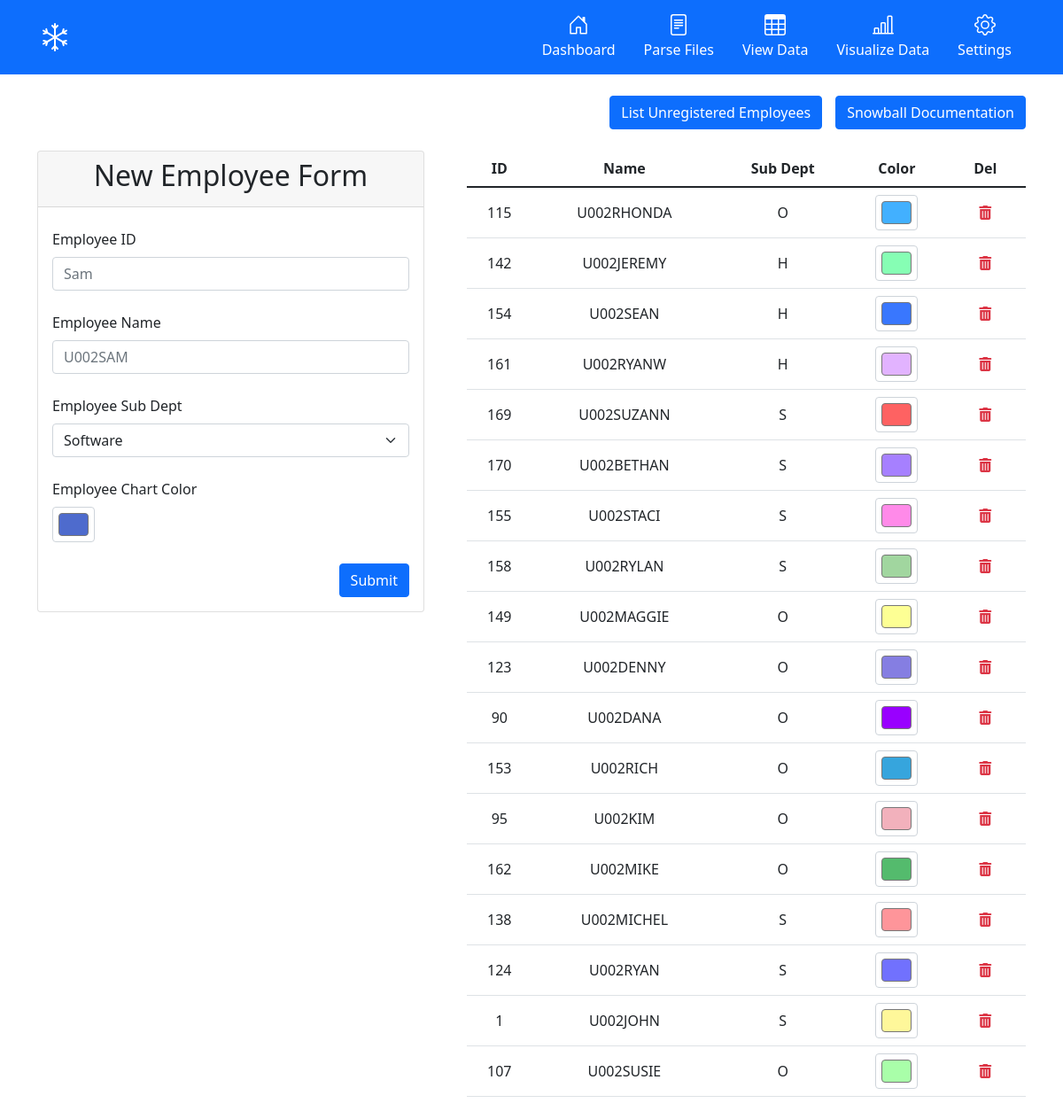
/settings/, run on the app's committed database.
### tables this page shows
CREATE TABLE employees(
                                    id TEXT PRIMARY KEY, 
                                    name TEXT, 
                                    sub_dept TEXT,
                                    color TEXT);

### src/routes/settings_routes.py (the view)
@settings_bp.route("/", methods=['GET', 'POST'])
def settings():
    if request.method == "GET":
        return render_template('settings.html', employees=employees_db.read(),
                               unregistered_employees=calls_db.get_unregistered_employees(),
                               color=get_random_color())
    elif request.method == "POST":
        employee = tuple(request.form.values())
        employees_db.insert(employee)
        return redirect('/settings')

### src/models/call.py (called while the page is built)
    def get_unregistered_employees(self):
        try:
            self.lock.acquire(True)
            self.cursor.execute('''
                                SELECT DISTINCT calls.original_user
                                FROM calls
                                LEFT JOIN employees on calls.original_user = employees.name
                                WHERE employees.name IS NULL
                                ''')
            return self.cursor.fetchall()
        finally:
            self.lock.release()

### src/models/employee.py (called while the page is built)
    def read(self):
        try:
            self.lock.acquire(True)
            self.cursor.execute('''
                                SELECT * FROM employees
                                ''')
            return self.cursor.fetchall()
        finally:
            self.lock.release()

### src/templates/settings.html (shortened to what this page needs)
{% extends "base.html" %}
{% block content %}
<div class="container">
    <div class="row mt-4">
        <div class="col-12">
            <button class="btn btn-primary float-end">Snowball Documentation</button>
            <button class="btn btn-primary float-end top-buttons" data-bs-toggle="modal" data-bs-target="#unregisteredEmployeesModal">List Unregistered Employees</button>
        </div>
    </div>
    <div class="row mt-4 gx-5">
        <div class="col-5">
            <div class="card">
                <div class="card-header">
                    <h2 class="display-6 text-center">New Employee Form</h2>
                </div>
                <div class="card-body">
                    <form method="post">
                        <div class="mb-4 mt-2">
                            <label for="employeeIDInput" class="form-label">Employee ID</label>
                            <input class="form-control" name="id" type="text" placeholder="Sam" id="employeeIDInput">
                        </div>
                        <div class="mb-4 mt-2">
                            <label for="employeeNameInput" class="form-label">Employee Name</label>
                            <input class="form-control" name="name" type="text" placeholder="U002SAM"
                                id="employeeNameInput">
                        </div>
                        <div class="mb-4 mt-2">
                            <label for="employeeSubDeptInput" class="form-label">Employee Sub Dept</label>
                            <select class="form-select" name="sub_dept" id="employeeSubDeptInput">
                                <option selected value="S">Software</option>
                            </select>
                        </div>
                        <div class="mb-4 mt-2">
                            <label for="employeeChartColorInput" class="form-label">Employee Chart Color</label>
                            <input type="color" class="form-control form-control-color" id="employeeChartColorInput"
                                value={{color}} name="color" title="Choose your color">
                        </div>
                        <button class="btn btn-primary float-end" type="submit">Submit</button>
                    </form>
                </div>
            </div>
        </div>
        <div class="col-7">
            <table class="table text-center align-middle">
                <thead>
                    <tr>
                        <th>ID</th>
                        <th>Name</th>
                        <th>Sub Dept</th>
                        <th>Color</th>
                        <th>Del</th>
                    </tr>
                </thead>
                <tbody>
                    {% for employee in employees %}
                    <form action="{{ url_for('settings.delete_employee') }}" method="post">
                        <tr>
                            <td>{{ employee[0] }}</td>
                            <td>{{ employee[1] }}</td>
                            <td>{{ employee[2] }}</td>
                            <td>
                                <input type="color" height="100" class="form-control color-picker form-control-color"
                                    value={{employee[3]}}>
                            </td>
                            <td>
                                <button type="submit" class="btn btn-outline-danger border-0" id="newEmployeeButton" onclick="return confirm('Do you want to delete {{ employee[1] }}?');">
                                    <i class="fas fa-trash-alt"></i>
                                </button>
                            </td>
                        </tr>
                    </form>
                    {% endfor %}
                </tbody>
            </table>
        </div>
    </div>
</div>
{% endblock %}

### src/static/css/styles.css (style rules this page uses)
.display-6 { font-size: 2rem !important; }
.color-picker { display: inline-block; }
.top-buttons { margin-right: 15px; }

### data on the page
employees: id "115", name "U002RHONDA", sub_dept "O", color "#42b0ff"
employees: id "142", name "U002JEREMY", sub_dept "H", color "#86feb4"
employees: id "154", name "U002SEAN", sub_dept "H", color "#3977fe"
employees: id "161", name "U002RYANW", sub_dept "H", color "#e2b3ff"
employees: id "169", name "U002SUZANN", sub_dept "S", color "#fe6262"
employees: id "170", name "U002BETHAN", sub_dept "S", color "#a680ff"
employees: id "155", name "U002STACI", sub_dept "S", color "#ff8ae9"
employees: id "158", name "U002RYLAN", sub_dept "S", color "#a1d69f"
employees: id "149", name "U002MAGGIE", sub_dept "O", color "#fdff94"
employees: id "123", name "U002DENNY", sub_dept "O", color "#857ee2"
employees: id "90", name "U002DANA", sub_dept "O", color "#9900ff"
employees: id "153", name "U002RICH", sub_dept "O", color "#36a5dd"
employees: id "95", name "U002KIM", sub_dept "O", color "#f2b1bc"
employees: id "162", name "U002MIKE", sub_dept "O", color "#54bb6d"
employees: id "138", name "U002MICHEL", sub_dept "S", color "#fe959a"
employees: id "124", name "U002RYAN", sub_dept "S", color "#7171fe"
employees: id "1", name "U002JOHN", sub_dept "S", color "#fef79a"
employees: id "107", name "U002SUSIE", sub_dept "O", color "#a9fea9"
